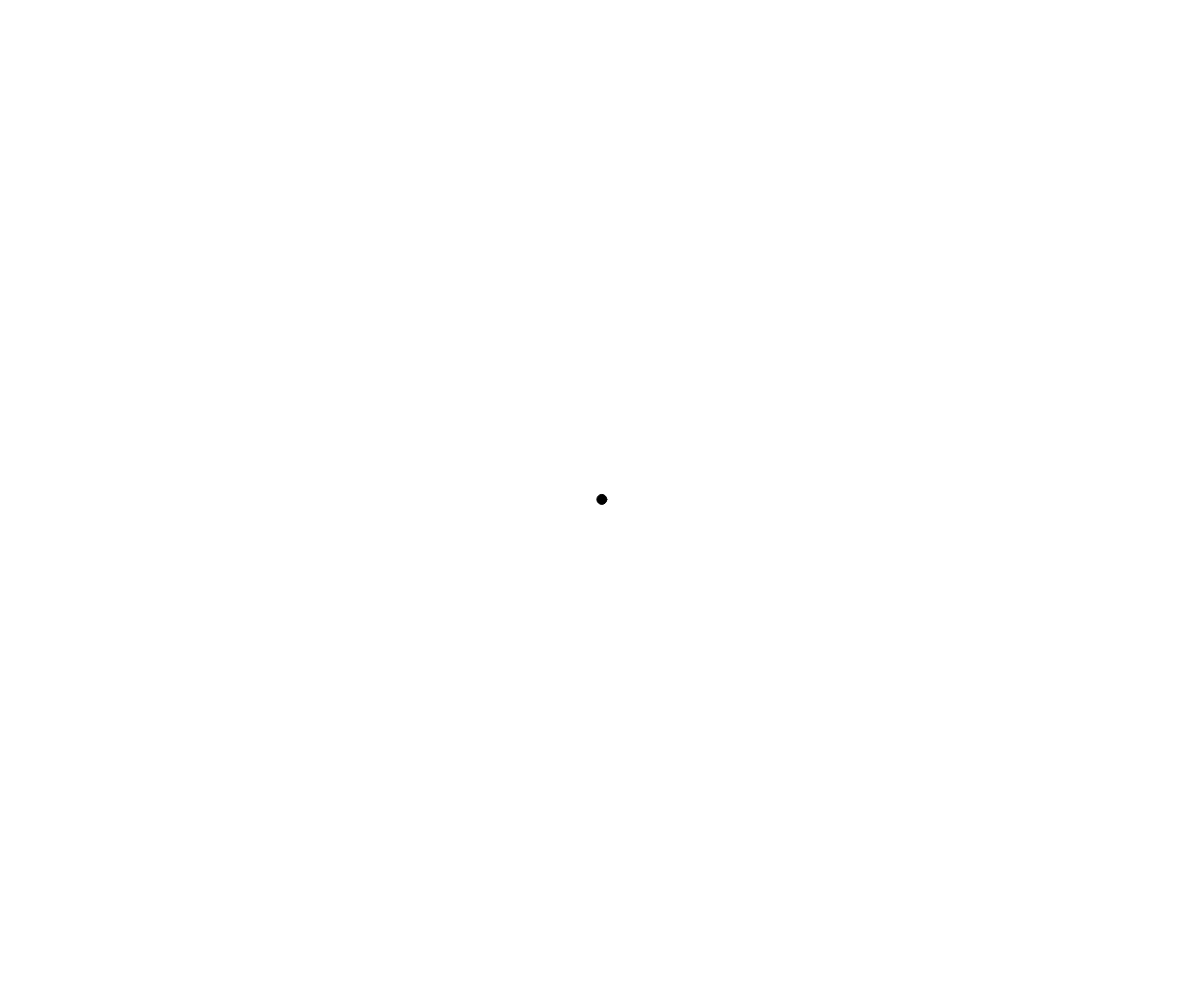
Frame 1 (no input)
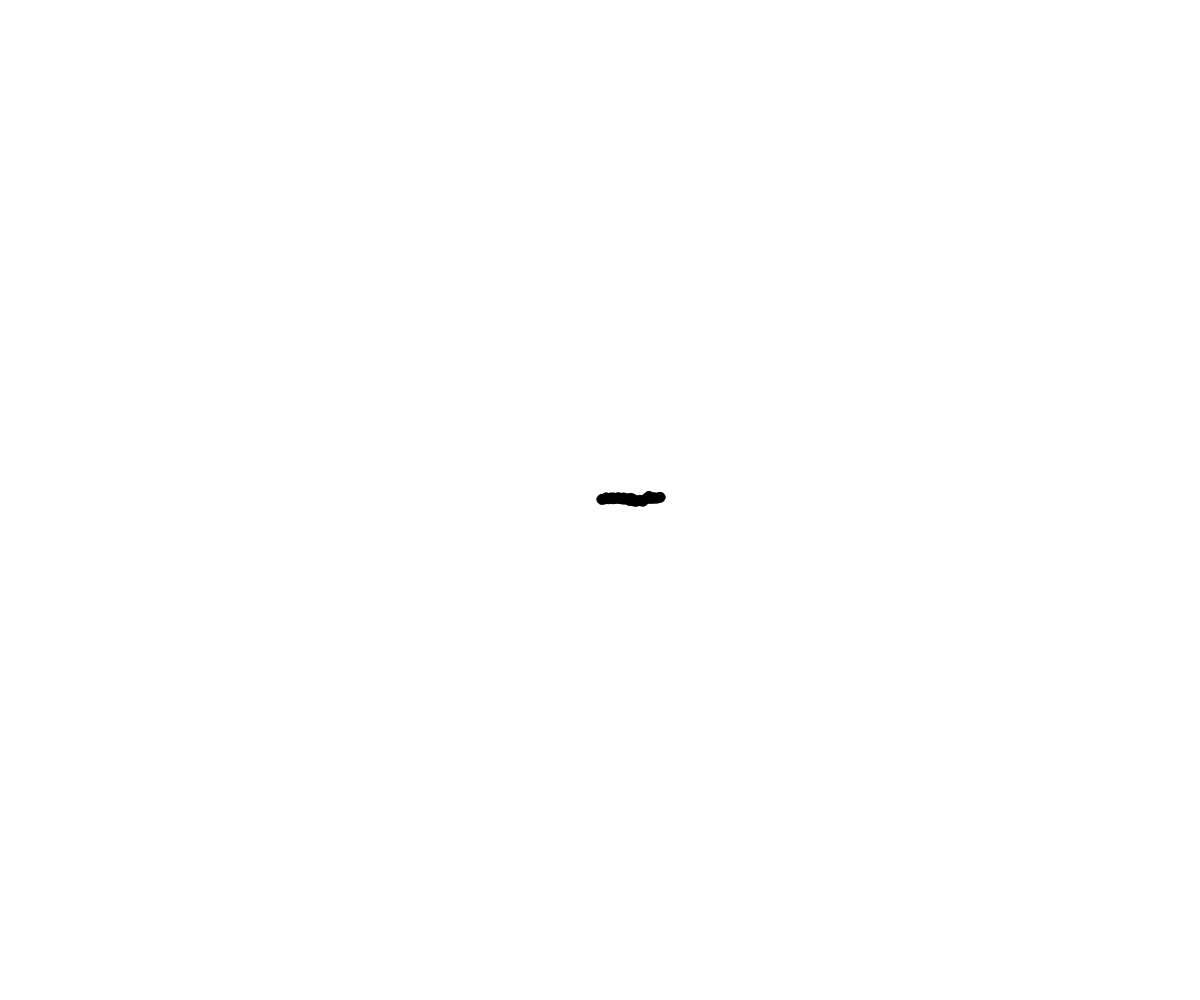
Frame 60 (no input)
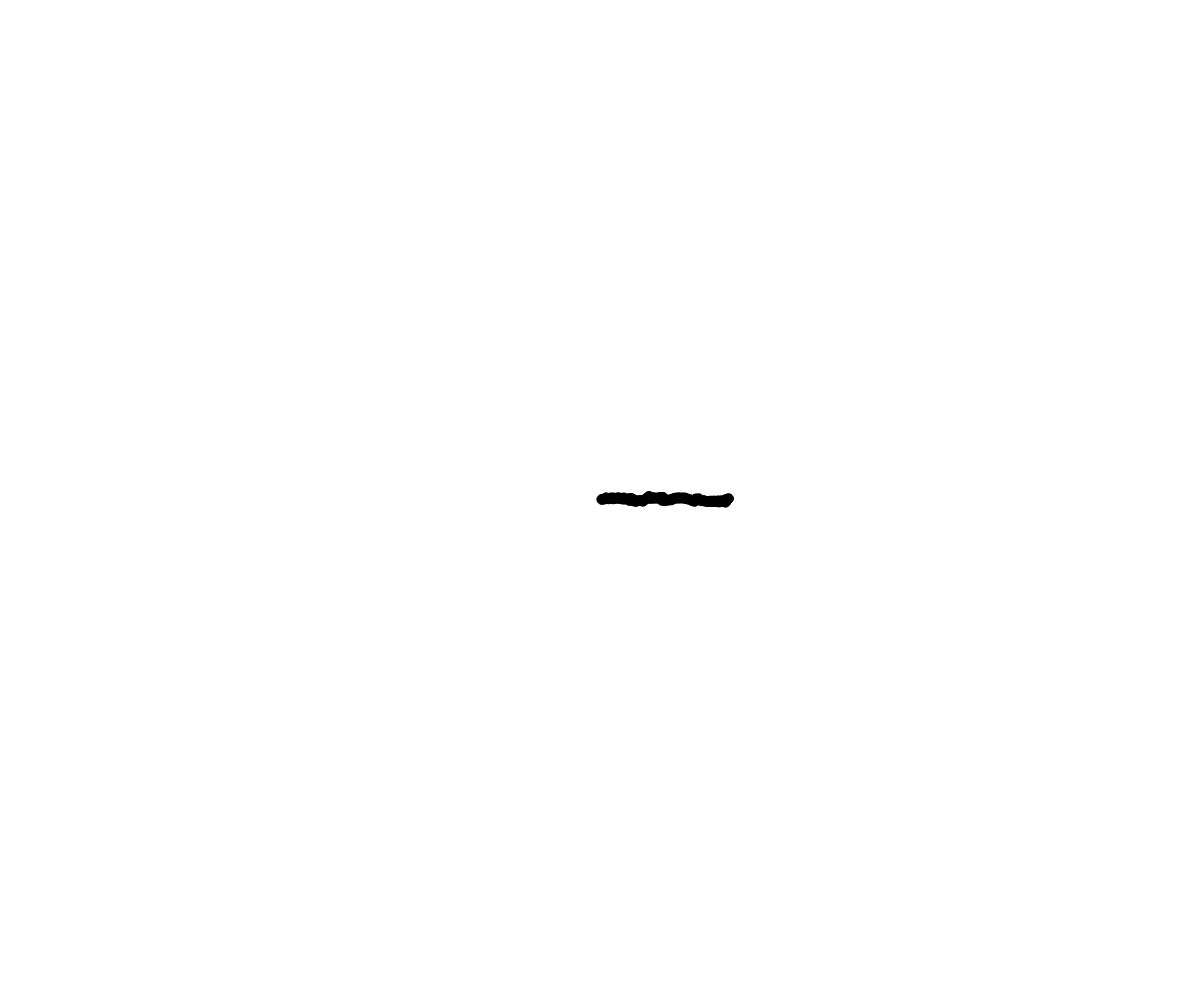
Frame 120 (the mouse pressed at the canvas centre since frame 60)

The p5.js sketch that drew these frames (run headless with seeded random() and noise() and a simulated clock; from frame 60 on, the mouse is pressed at the canvas centre):

// p5.js sketch
// ── sketch.js
var w;

function setup() {
  createCanvas(window.innerWidth, window.innerHeight);
  w = new Walker();
}


function draw() {
  w.step();
  w.display();
  
}
// ── line.js
var Walker = function() {

    this.x = width/2;
    this.y = height/2;

  this.step = function() {
    //decide
    var xspeed = random(-1, 3);
    var yspeed = random(-1, 1);
    this.x += xspeed;
    this.y += yspeed;

    // var choice = random(1);

    // if (choice < .25) {
    //   this.y--;
    // } else if (choice < .5) {
    //   this.y++;
    // } else if ( choice < .95) {
    //   this.x++;
    // } else {
    //   this.x--;
    // }

  }
// 
  this.checkEdges = function() {
    // fill in check edges later
  }

  this.display = function() {
    fill(0);
    ellipse(this.x, this.y, 10, 10);
  }
}
